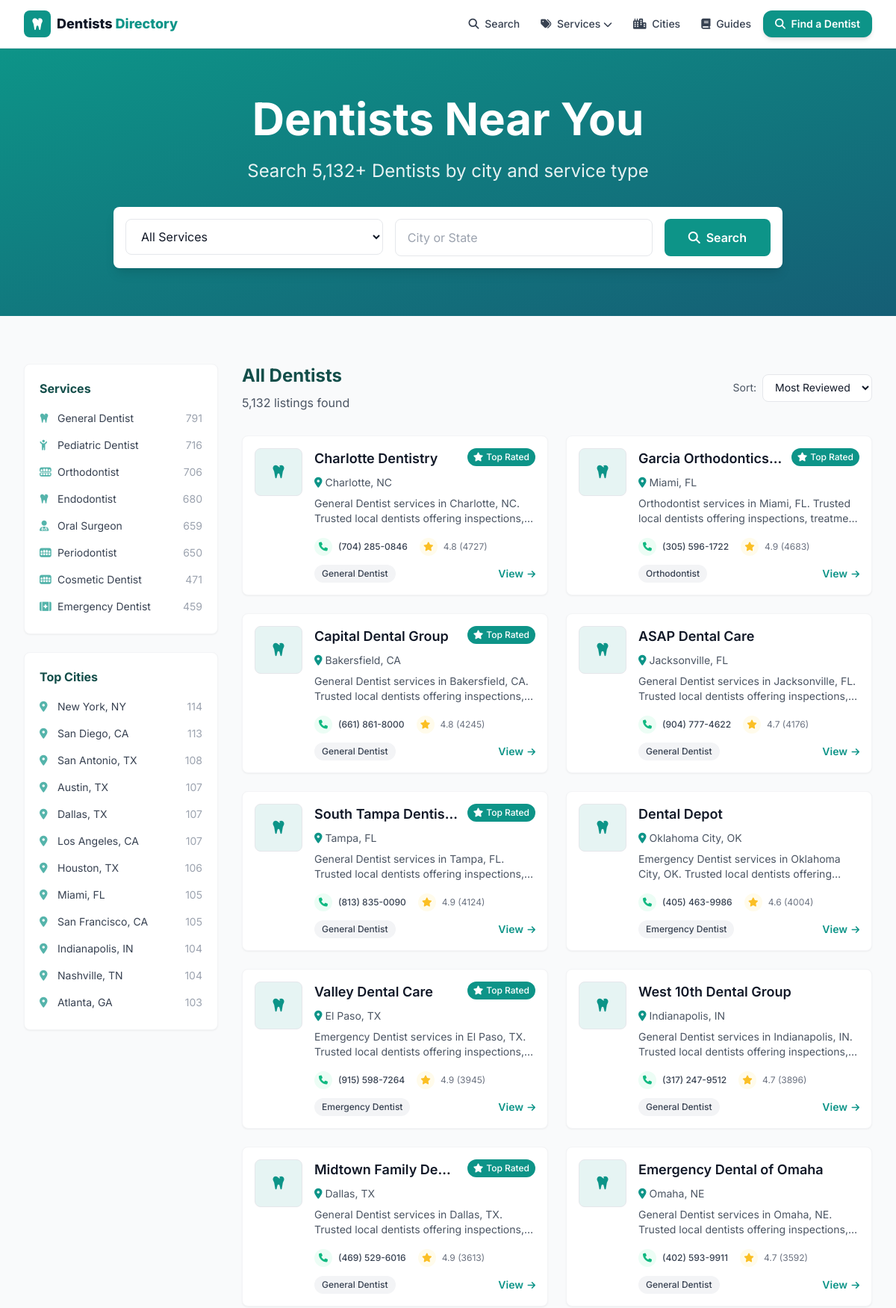
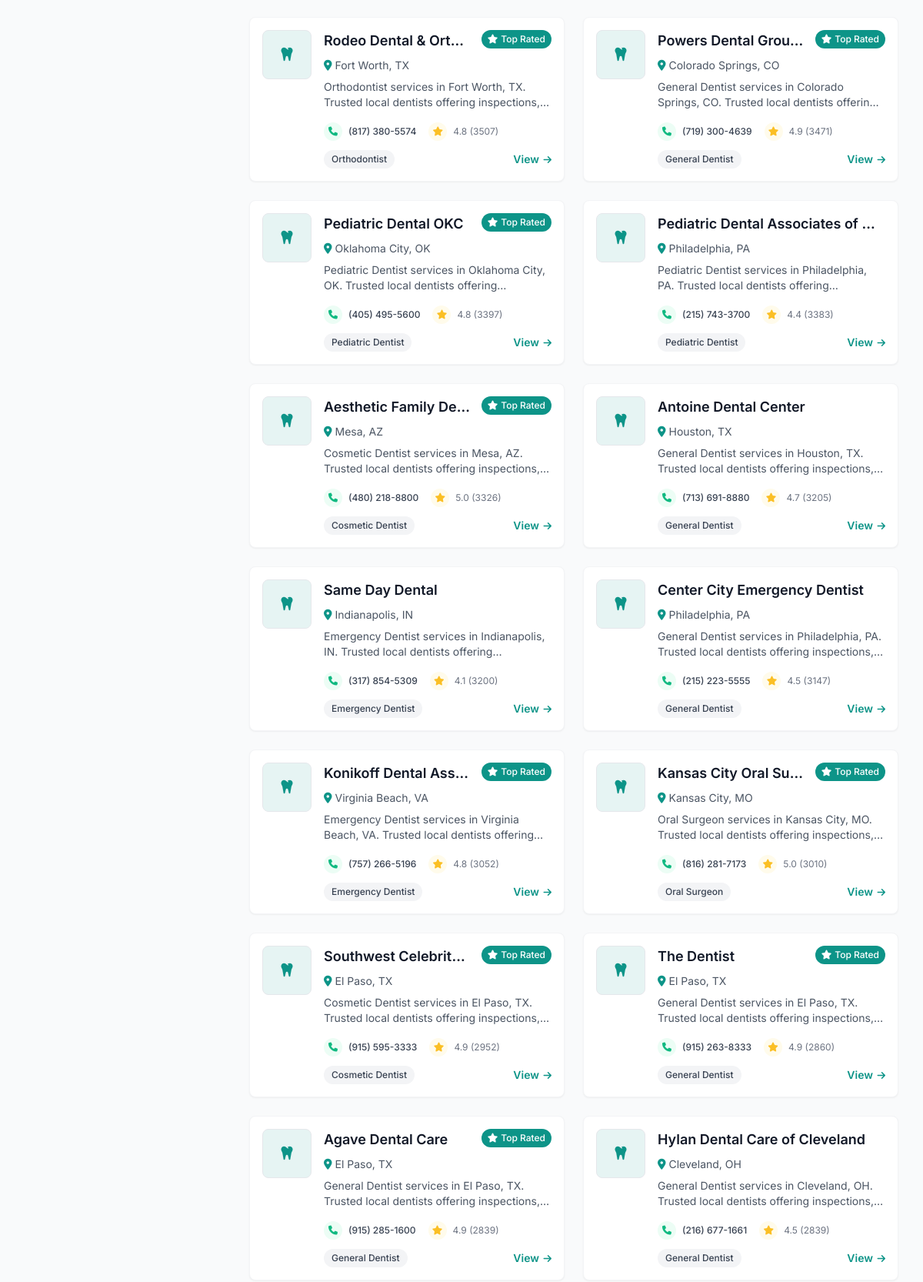
The page / (upper part) on the database its author committed (2 pictures, top to bottom).
### tables this page shows
CREATE TABLE listings (
    id          INTEGER PRIMARY KEY AUTOINCREMENT,
    name        TEXT NOT NULL,
    slug        TEXT UNIQUE NOT NULL,
    category    TEXT,
    city        TEXT,
    state       TEXT,
    address     TEXT,
    phone       TEXT,
    website     TEXT,
    lat         REAL,
    lng         REAL,
    rating      REAL,
    reviews     INTEGER,
    hours       TEXT,           -- JSON blob
    maps_url    TEXT,
    cid         TEXT,           -- google place CID, used for dedup
    scraped_at  TEXT DEFAULT (datetime('now'))
);

### web/app.py (the view)
@app.route("/")
def home():
    d = get_db()
    sort = request.args.get("sort", "reviews")
    order = {"reviews": "reviews DESC", "rating": "rating DESC, reviews DESC",
             "name": "name ASC"}.get(sort, "reviews DESC")
    listings = d.execute(
        f"SELECT * FROM listings ORDER BY {order} LIMIT 24").fetchall()
    cities = d.execute(
        "SELECT city, state, COUNT(*) n FROM listings "
        "GROUP BY city, state ORDER BY n DESC LIMIT 24").fetchall()
    cats = d.execute(
        "SELECT category, COUNT(*) n FROM listings "
        "WHERE category IS NOT NULL GROUP BY category ORDER BY n DESC").fetchall()
    total = dbmod.count(d)
    return render_template("index.html", listings=listings, cities=cities,
                           cats=cats, total=total, sort=sort)

### scraper/db.py (called while the page is built)
def slugify(value: str) -> str:
    value = unicodedata.normalize("NFKD", value).encode("ascii", "ignore").decode()
    value = re.sub(r"[^\w\s-]", "", value).strip().lower()
    return re.sub(r"[-\s]+", "-", value)

def count(conn) -> int:
    return conn.execute("SELECT COUNT(*) FROM listings").fetchone()[0]

### web/app.py (called while the page is built)
def get_db():
    if "db" not in g:
        uri = f"file:{dbmod.DB_PATH.as_posix()}?mode=ro&immutable=1"
        g.db = sqlite3.connect(uri, uri=True)
        g.db.row_factory = sqlite3.Row
    return g.db

def slugify(s):
    return dbmod.slugify(s or "")

@app.context_processor
def inject_globals():
    cats = [r["category"] for r in get_db().execute(
        "SELECT DISTINCT category FROM listings WHERE category IS NOT NULL "
        "ORDER BY category")]
    return {
        "SITE_NAME": app.config["SITE_NAME"],
        "ALL_CATEGORIES": cats,
        "CATEGORY_ICONS": CATEGORY_ICONS,
        "ADSENSE_CLIENT": app.config["ADSENSE_CLIENT"],
        "GA_ID": app.config["GA_ID"],
        "DOMAIN": app.config["DOMAIN"],
        "GSC_VERIFICATION": app.config["GSC_VERIFICATION"],
        "STATE_NAMES": STATE_NAMES,
        "cat_slug": slugify,
    }

### web/templates/index.html (shortened to what this page needs)
{% extends "base.html" %}
{% from "_macros.html" import card %}
{% block content %}
<section class="bg-gradient-to-br from-primary to-gradient text-white py-16">
  <div class="max-w-7xl mx-auto px-4 sm:px-6 lg:px-8 text-center">
    <h1 class="text-4xl md:text-6xl font-heading font-bold mb-6">Dentists Near You</h1>
    <p class="text-xl md:text-2xl mb-8 text-white/90 max-w-3xl mx-auto">Search {{ "{:,}".format(total) }}+ Dentists by city and service type</p>
    <div class="max-w-4xl mx-auto">
      <form method="GET" action="/search" class="flex flex-col md:flex-row gap-4 bg-white rounded-lg p-4 shadow-lg">
        <div class="flex-1 relative">
          <select name="category" class="w-full px-4 py-3 text-gray-900 rounded-lg border border-gray-200 focus:border-primary focus:ring-2 focus:ring-primary/20 outline-none bg-white">
            <option value="">All Services</option>
          </select>
        </div>
        <div class="flex-1 relative">
          <input name="city" placeholder="City or State" class="w-full px-4 py-3 text-gray-900 rounded-lg border border-gray-200 focus:border-primary focus:ring-2 focus:ring-primary/20 outline-none">
        </div>
        <button class="bg-primary hover:opacity-90 text-white font-semibold px-8 py-3 rounded-lg whitespace-nowrap"><i class="fas fa-search mr-2"></i>Search</button>
      </form>
    </div>
  </div>
</section>
<section class="py-16 bg-gray-50">
  <div class="max-w-7xl mx-auto px-4 sm:px-6 lg:px-8">
    <div class="grid grid-cols-1 lg:grid-cols-4 gap-8">
      <aside class="lg:col-span-1 space-y-6">
        <div class="bg-white rounded-lg shadow-sm border border-gray-100 p-5">
          <h3 class="font-heading font-bold text-secondary mb-3">Services</h3>
          <ul class="space-y-1">
            {% for c in cats %}
            <li><a href="/category/{{ cat_slug(c.category) }}" class="flex items-center justify-between text-sm text-gray-700 hover:text-primary py-1.5">
              <span><i class="fa-solid {{ CATEGORY_ICONS.get(c.category,'fa-bug') }} mr-2 text-primary/70 w-4"></i>{{ c.category }}</span>
              <span class="text-gray-400">{{ c.n }}</span></a></li>
            {% endfor %}
          </ul>
        </div>
        <div class="bg-white rounded-lg shadow-sm border border-gray-100 p-5">
          <h3 class="font-heading font-bold text-secondary mb-3">Top Cities</h3>
          <ul class="space-y-1">
            {% for c in cities[:12] %}
            <li><a href="/{{ c.state|lower }}/{{ cat_slug(c.city) }}" class="flex items-center justify-between text-sm text-gray-700 hover:text-primary py-1.5">
              <span><i class="fas fa-map-marker-alt mr-2 text-primary/70 w-4"></i>{{ c.city }}, {{ c.state }}</span>
              <span class="text-gray-400">{{ c.n }}</span></a></li>
            {% endfor %}
          </ul>
        </div>
      </aside>
      <div class="lg:col-span-3">
        <div class="listings-container">
          <div class="flex flex-col sm:flex-row justify-between items-start sm:items-center mb-8">
            <div>
              <h2 class="text-2xl font-heading font-bold text-secondary mb-2">All Dentists</h2>
              <p class="text-gray-600">{{ "{:,}".format(total) }} listings found</p>
            </div>
            <div class="mt-4 sm:mt-0">
              <form method="GET" class="flex items-center space-x-2">
                <label class="text-sm text-gray-600">Sort:</label>
                <select name="sort" onchange="this.form.submit()" class="px-3 py-2 border border-gray-200 rounded-lg text-sm focus:border-primary outline-none bg-white">
                  <option value="reviews" {% if sort=='reviews' %}selected{% endif %}>Most Reviewed</option>
                </select>
              </form>
            </div>
          </div>
          <div class="grid grid-cols-1 md:grid-cols-2 gap-6 mb-8">
            {% for l in listings %}{{ card(l) }}{% endfor %}
          </div>
        </div>
      </div>
    </div>
  </div>
</section>
{% endblock %}

### web/templates/base.html (shortened to what this page needs)
<!DOCTYPE html>
<html lang="en" class="h-full">
<head>
  {% set _path = request.path %}
  <link rel="stylesheet" href="/static/css/output.css">
  <link rel="stylesheet" href="https://cdnjs.cloudflare.com/ajax/libs/font-awesome/6.4.0/css/all.min.css">
</head>
<body class="h-full flex flex-col bg-gray-50 text-gray-900">
<header class="bg-white shadow-sm border-b sticky top-0 z-50">
  <div class="max-w-7xl mx-auto px-4 sm:px-6 lg:px-8">
    <div class="flex justify-between items-center h-16">
      <a href="/" class="flex items-center space-x-2 font-extrabold text-lg">
        <span class="w-9 h-9 rounded-lg bg-primary text-white flex items-center justify-center">
          <i class="fa-solid fa-tooth"></i></span>
        <span>Dentists <span class="text-primary">Directory</span></span>
      </a>
      <nav class="hidden md:flex items-center space-x-1">
        <a href="/search" class="px-3 py-2 rounded-lg text-gray-700 hover:text-primary hover:bg-primary/5 font-medium text-sm"><i class="fas fa-search mr-1"></i> Search</a>
        <div class="relative group">
          <button class="px-3 py-2 rounded-lg text-gray-700 hover:text-primary hover:bg-primary/5 font-medium text-sm"><i class="fas fa-tags mr-1"></i> Services <i class="fas fa-chevron-down text-xs"></i></button>
        </div>
        <a href="/cities" class="px-3 py-2 rounded-lg text-gray-700 hover:text-primary hover:bg-primary/5 font-medium text-sm"><i class="fas fa-city mr-1"></i> Cities</a>
        <a href="/guides" class="px-3 py-2 rounded-lg text-gray-700 hover:text-primary hover:bg-primary/5 font-medium text-sm"><i class="fas fa-book mr-1"></i> Guides</a>
        <a href="/search" class="ml-2 px-4 py-2 rounded-xl bg-primary text-white font-semibold shadow-md hover:bg-primaryDark text-sm"><i class="fas fa-search mr-1"></i> Find a Dentist</a>
      </nav>
    </div>
  </div>
</header>
<main class="flex-1">{% block content %}{% endblock %}</main>
</body>
</html>

### web/templates/_macros.html (shortened to what this page needs)
{% macro card(l) %}
<div class="bg-white rounded-lg shadow-sm hover:shadow-md transition-all duration-200 overflow-hidden border border-gray-100">
  <div class="p-4">
    <div class="flex items-start space-x-4">
      <div class="flex-shrink-0">
      </div>
      <div class="flex-1 min-w-0">
        <div class="flex items-start mb-2">
          <h3 class="text-lg font-heading font-semibold text-gray-900 flex-1 min-w-0 mr-3">
            <a href="/listing/{{ l.slug }}" class="hover:text-primary block truncate">{{ l.name }}</a>
          </h3>
          {% if l.rating and l.rating >= 4.8 %}
          <span class="bg-primary text-white px-2 py-1 rounded-full text-xs font-medium flex-shrink-0">
            <i class="fas fa-star mr-1"></i><span class="hidden sm:inline">Top Rated</span></span>
          {% endif %}
        </div>
        <p class="text-sm text-gray-600 flex items-center mb-2">
          <i class="fas fa-map-marker-alt mr-1 text-primary"></i>
          <a href="/{{ l.state|lower }}/{{ l.city|slugify }}" class="hover:text-primary hover:underline">{{ l.city }}, {{ l.state }}</a>
        </p>
        <p class="text-gray-600 text-sm mb-4 line-clamp-2">
          {{ l.category or 'Dentists' }} services in {{ l.city }}, {{ l.state }}. Trusted local dentists offering inspections, treatment and prevention. Call for service and fast response.
        </p>
        <div class="flex items-center justify-between text-xs mb-3">
          <div class="flex items-center space-x-4">
            {% if l.phone %}
            <a href="tel:{{ l.phone|trim }}" class="flex items-center group transition-all duration-200 hover:text-emerald-600">
              <div class="w-6 h-6 rounded-full bg-emerald-50 flex items-center justify-center mr-2 group-hover:bg-emerald-100">
                <i class="fas fa-phone text-xs text-emerald-500"></i></div>
              <span class="hidden sm:inline text-gray-700 group-hover:text-emerald-600 font-medium">{{ l.phone|trim }}</span>
            </a>
            {% endif %}
            {% if l.reviews %}
            <div class="flex items-center text-gray-500">
              <div class="w-6 h-6 rounded-full bg-amber-50 flex items-center justify-center mr-2"><i class="fas fa-star text-xs text-amber-400"></i></div>
              <span>{{ "%.1f"|format(l.rating) }} ({{ l.reviews }})</span>
            </div>
            {% endif %}
          </div>
        </div>
        <div class="flex items-center justify-between">
          {% if l.category %}<span class="bg-gray-100 text-gray-700 px-2.5 py-1 rounded-full text-xs font-medium">{{ l.category }}</span>{% else %}<span></span>{% endif %}
          <a href="/listing/{{ l.slug }}" class="text-primary font-semibold text-sm hover:underline">View <i class="fas fa-arrow-right text-xs ml-0.5"></i></a>
        </div>
      </div>
    </div>
  </div>
</div>
{% endmacro %}

### web/templates/base.html (style rules this page uses)
body { font-family:'Inter',sans-serif }

### rows shown on the page
listings: city "Dallas", state "TX", n "107", name "Midtown Family De…", shows "Top Rated", category "General Dentist", phone "(469) 529-6016", rating "4.9", reviews "3613"
listings: city "Houston", state "TX", n "106", name "Antoine Dental Center", category "General Dentist", phone "(713) 691-8880", rating "4.7", reviews "3205"
listings: name "Charlotte Dentistry", shows "Top Rated", city "Charlotte", state "NC", category "General Dentist", phone "(704) 285-0846", rating "4.8", reviews "4727"
listings: name "ASAP Dental Care", city "Jacksonville", state "FL", category "General Dentist", phone "(904) 777-4622", rating "4.7", reviews "4176"
listings: name "Dental Depot", city "Oklahoma City", state "OK", category "Emergency Dentist", phone "(405) 463-9986", rating "4.6", reviews "4004"
listings: name "Valley Dental Care", shows "Top Rated", city "El Paso", state "TX", category "Emergency Dentist", phone "(915) 598-7264", rating "4.9", reviews "3945"
listings: name "West 10th Dental Group", city "Indianapolis", state "IN", category "General Dentist", phone "(317) 247-9512", rating "4.7", reviews "3896"
listings: name "Rodeo Dental & Orth…", shows "Top Rated", city "Fort Worth", state "TX", category "Orthodontist", phone "(817) 380-5574", rating "4.8", reviews "3507"
listings: name "Powers Dental Grou…", shows "Top Rated", city "Colorado Springs", state "CO", category "General Dentist", phone "(719) 300-4639", rating "4.9", reviews "3471"
listings: name "Pediatric Dental OKC", shows "Top Rated", city "Oklahoma City", state "OK", category "Pediatric Dentist", phone "(405) 495-5600", rating "4.8", reviews "3397"
listings: name "Pediatric Dental Associates of…", city "Philadelphia", state "PA", category "Pediatric Dentist", phone "(215) 743-3700", rating "4.4", reviews "3383"
listings: name "Aesthetic Family De…", shows "Top Rated", city "Mesa", state "AZ", category "Cosmetic Dentist", phone "(480) 218-8800", rating "5.0", reviews "3326"
listings: name "Same Day Dental", city "Indianapolis", state "IN", category "Emergency Dentist", phone "(317) 854-5309", rating "4.1", reviews "3200"
listings: name "Center City Emergency Dentist", city "Philadelphia", state "PA", category "General Dentist", phone "(215) 223-5555", rating "4.5", reviews "3147"
listings: name "Konikoff Dental Ass…", shows "Top Rated", city "Virginia Beach", state "VA", category "Emergency Dentist", phone "(757) 266-5196", rating "4.8", reviews "3052"
listings: name "Kansas City Oral Su…", shows "Top Rated", city "Kansas City", state "MO", category "Oral Surgeon", phone "(816) 281-7173", rating "5.0", reviews "3010"
listings: name "Southwest Celebrit…", shows "Top Rated", city "El Paso", state "TX", category "Cosmetic Dentist", phone "(915) 595-3333", rating "4.9", reviews "2952"
listings: name "The Dentist", shows "Top Rated", city "El Paso", state "TX", category "General Dentist", phone "(915) 263-8333", rating "4.9", reviews "2860"
listings: name "Agave Dental Care", shows "Top Rated", city "El Paso", state "TX", category "General Dentist", phone "(915) 285-1600", rating "4.9", reviews "2839"

### other values the page prints
{{ "{:,}".format(total) }} "5,132"
{{ c.category }} "General Dentist" "Pediatric Dentist" "Orthodontist" "Endodontist" "Oral Surgeon" "Periodontist" "Cosmetic Dentist" "Emergency Dentist"
{{ c.n }} "791" "716" "706" "680" "659" "650" "471" "459"
{{ c.city }} "New York" "San Diego" "San Antonio" "Austin" "Los Angeles" "Miami" "San Francisco" "Indianapolis" "Nashville" "Atlanta"
{{ c.state }} "NY" "CA" "TX" "TX" "CA" "FL" "CA" "IN" "TN" "GA"
{{ c.n }} "114" "113" "108" "107" "107" "105" "105" "104" "104" "103"
{{ l.name }} "Garcia Orthodontics…" "Capital Dental Group" "South Tampa Dentis…" "Emergency Dental of Omaha" "Hylan Dental Care of Cleveland"
{{ l.city }} "Miami" "Bakersfield" "Tampa" "Omaha" "Cleveland"
{{ l.state }} "FL" "CA" "FL" "NE" "OH"
{{ l.category or 'Dentists' }} "Orthodontist" "General Dentist" "General Dentist" "General Dentist" "General Dentist"
{{ l.phone|trim }} "(305) 596-1722" "(661) 861-8000" "(813) 835-0090" "(402) 593-9911" "(216) 677-1661"
{{ "%.1f"|format(l.rating) }} "4.9" "4.8" "4.9" "4.7" "4.5"
{{ l.reviews }} "4683" "4245" "4124" "3592" "2839"
{{ l.category }} "Orthodontist" "General Dentist" "General Dentist" "General Dentist" "General Dentist"
